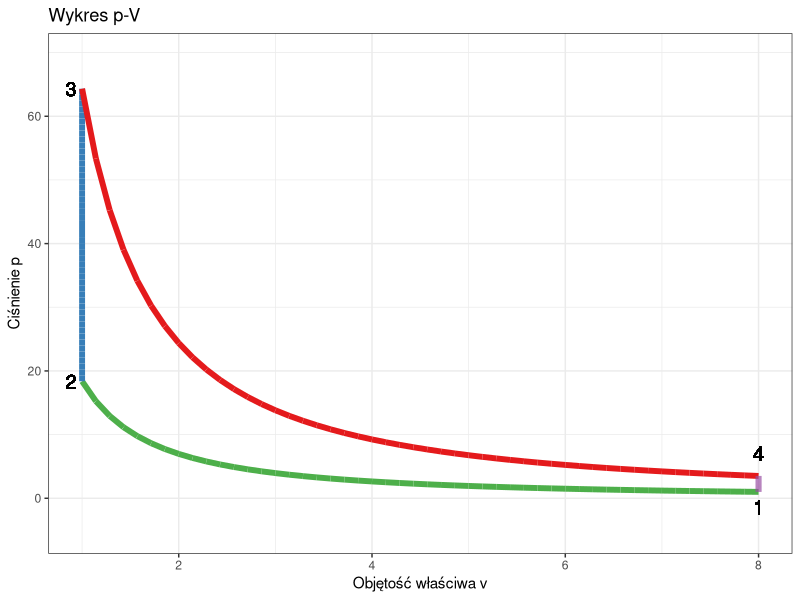
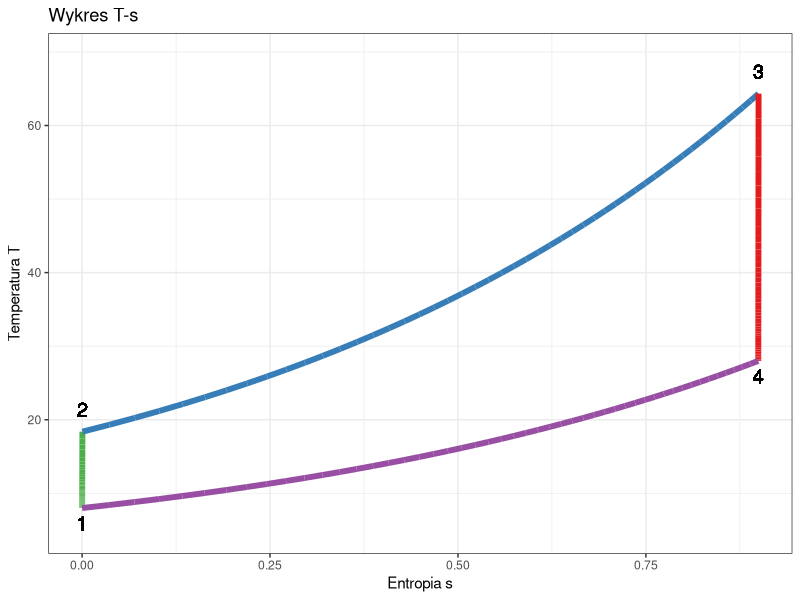
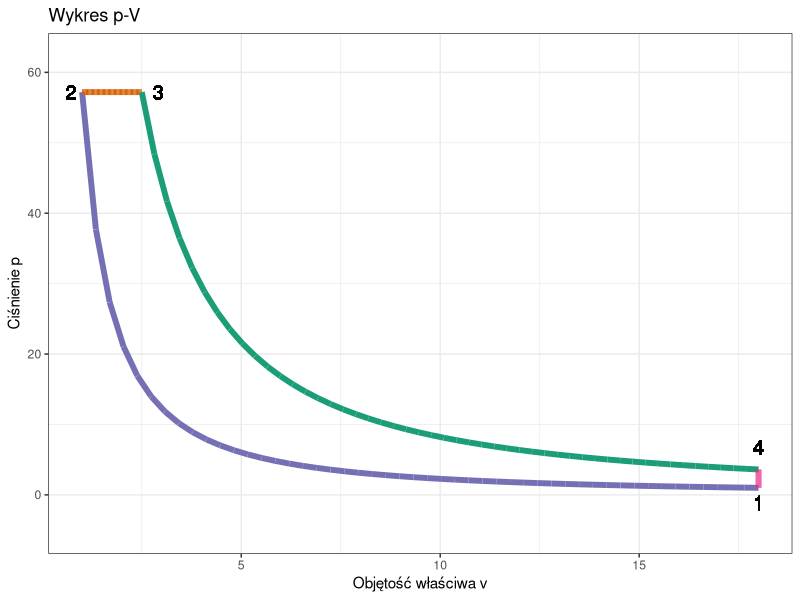
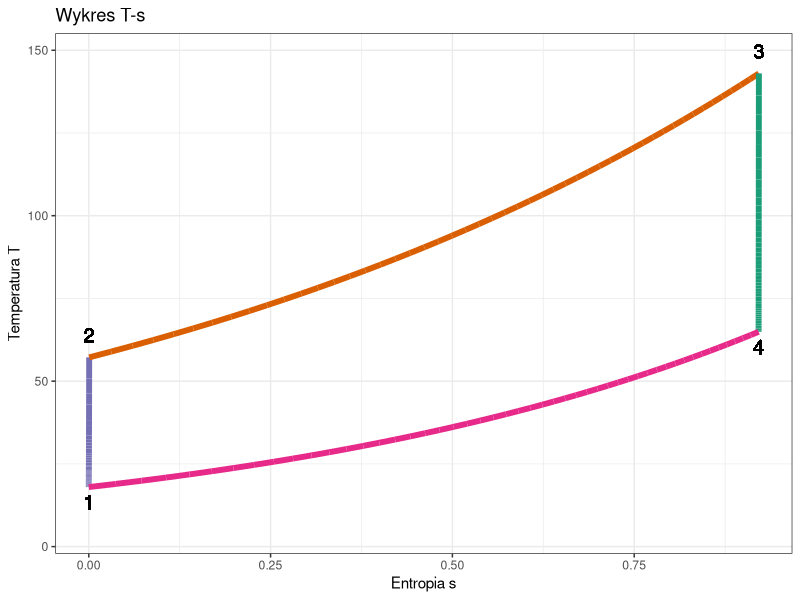
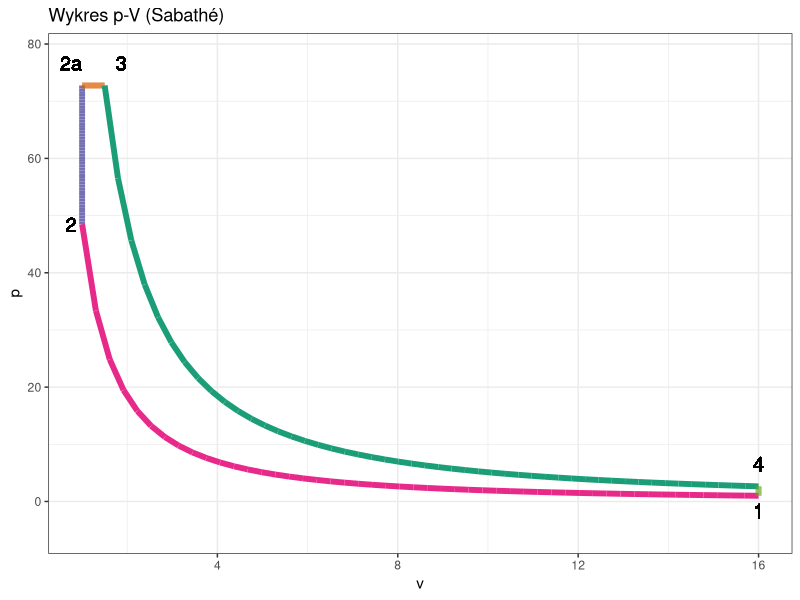
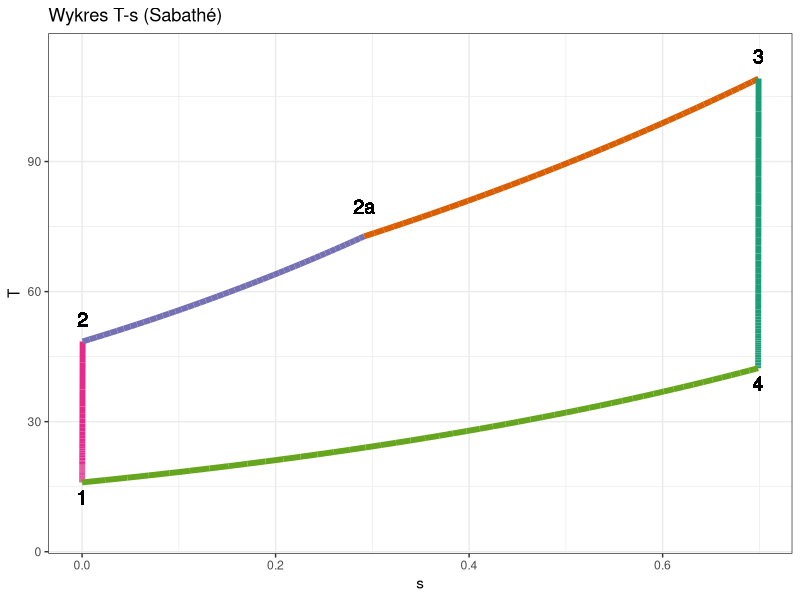
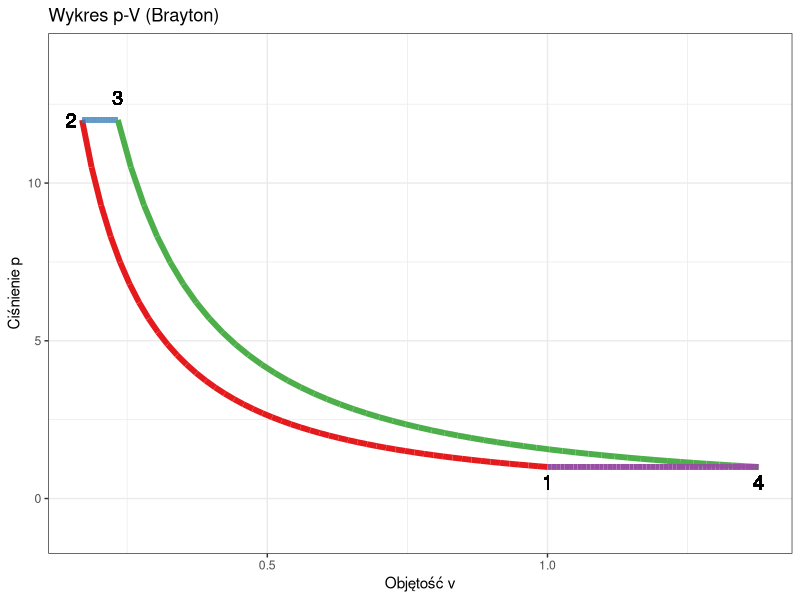
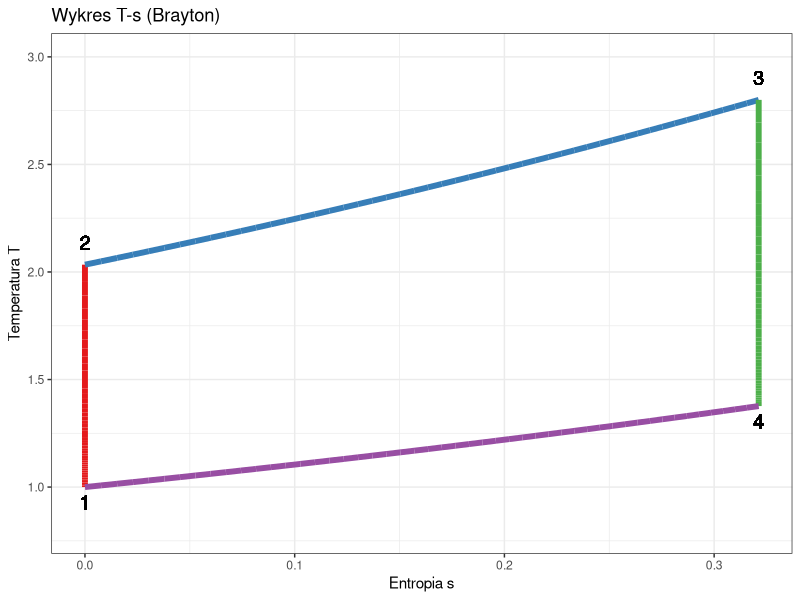

Write the R code that produced these figures, in order.
## ---- chunk 1
#| echo: false
#| warning: false
#| message: false
library(ggplot2)
theme_set(theme_minimal(base_size = 18))
## ---- chunk 2
#| label: otto
#| echo: false
#| layout-ncol: 2
#| fig-width: 6
#| fig-height: 5
#| warning: false
#| message: false

library(ggplot2)

# 1. PARAMETRY
k <- 1.4
v_min <- 1; v_max <- 8  # Stopień sprężania epsilon = 8
epsilon <- v_max / v_min
cv <- 0.718 # kJ/kgK (powietrze)
R_ind <- 0.287 # kJ/kgK

# Funkcje pomocnicze
calc_T <- function(p, v) { p * v } # Proporcjonalne do T (T = pv/R)
calc_s <- function(T, v) { cv * log(T) + R_ind * log(v) }

# 2. OBLICZENIA PUNKTÓW
# Pkt 1 (Start)
p1 <- 1; v1 <- v_max
T1 <- calc_T(p1, v1)
s1 <- calc_s(T1, v1)

# Pkt 2 (Po sprężaniu adiabatycznym 1-2)
# p1*v1^k = p2*v2^k
v2 <- v_min
p2 <- p1 * (v1/v2)^k
T2 <- calc_T(p2, v2)
s2 <- calc_s(T2, v2)

# Pkt 3 (Po spalaniu izochorycznym 2-3) "Eksplozja"
v3 <- v2
lambda <- 3.5 # Stopień wzrostu ciśnienia
p3 <- p2 * lambda
T3 <- calc_T(p3, v3)
s3 <- calc_s(T3, v3)

# Pkt 4 (Po rozprężaniu adiabatycznym 3-4)
# p3*v3^k = p4*v4^k
v4 <- v1
p4 <- p3 * (v3/v4)^k
T4 <- calc_T(p4, v4)
s4 <- calc_s(T4, v4)

# 3. GENEROWANIE KRZYWYCH
n_points <- 50

# 1-2 Adiabata
v_12 <- seq(v1, v2, length.out=n_points)
p_12 <- p1 * (v1/v_12)^k
T_12 <- calc_T(p_12, v_12)
s_12 <- calc_s(T_12, v_12)

# 2-3 Izochora
v_23 <- rep(v2, n_points)
p_23 <- seq(p2, p3, length.out=n_points)
T_23 <- calc_T(p_23, v_23)
s_23 <- calc_s(T_23, v_23)

# 3-4 Adiabata
v_34 <- seq(v3, v4, length.out=n_points)
p_34 <- p3 * (v3/v_34)^k
T_34 <- calc_T(p_34, v_34)
s_34 <- calc_s(T_34, v_34)

# 4-1 Izochora
v_41 <- rep(v4, n_points)
p_41 <- seq(p4, p1, length.out=n_points)
T_41 <- calc_T(p_41, v_41)
s_41 <- calc_s(T_41, v_41)

df <- data.frame(
  v = c(v_12, v_23, v_34, v_41),
  p = c(p_12, p_23, p_34, p_41),
  T = c(T_12, T_23, T_34, T_41),
  s = c(s_12, s_23, s_34, s_41),
  etap = rep(c("Sprężanie (s=const)", "Spalanie (v=const)", "Praca (s=const)", "Wydech (v=const)"), each=n_points)
)
df$s <- df$s - min(df$s) # Normalizacja entropii do 0

# 4. WYKRESY
p_pv <- ggplot(df, aes(x=v, y=p, group=1)) +
  geom_path(aes(color=etap), size=2) +
  geom_text(aes(x=v1, y=p1, label="1"), vjust=1.5, size=5) +
  geom_text(aes(x=v2, y=p2, label="2"), hjust=1.5, size=5) +
  geom_text(aes(x=v3, y=p3, label="3"), hjust=1.5, size=5) +
  geom_text(aes(x=v4, y=p4, label="4"), vjust=-1, size=5) +
  labs(title="Wykres p-V", x="Objętość właściwa v", y="Ciśnienie p") +
  theme_bw() + theme(legend.position = "none") +
  ylim(c(-5,p3+5)) +
  scale_color_brewer(palette="Set1")

p_ts <- ggplot(df, aes(x=s, y=T, group=1)) +
  geom_path(aes(color=etap), size=2) +
  geom_text(aes(x=df$s[1], y=T1, label="1"), vjust=1.5, size=5) +
  geom_text(aes(x=df$s[n_points], y=T2, label="2"), vjust=-1, size=5) +
  geom_text(aes(x=df$s[2*n_points], y=T3, label="3"), vjust=-1, size=5) +
  geom_text(aes(x=df$s[3*n_points], y=T4, label="4"), vjust=1.5, size=5) +
  labs(title="Wykres T-s", x="Entropia s", y="Temperatura T") +
  theme_bw() + theme(legend.position = "none") +
  ylim(c(5,T3+5)) +
  scale_color_brewer(palette="Set1")

p_pv
p_ts
## ---- chunk 3
#| label: diesel
#| echo: false
#| layout-ncol: 2
#| fig-width: 6
#| fig-height: 5
#| warning: false
#| message: false

# 1. PARAMETRY
k <- 1.4
v_min <- 1; v_max <- 18  # Wyższy stopień sprężania
epsilon <- v_max / v_min
cv <- 0.718; R_ind <- 0.287

# Funkcje pomocnicze
calc_T <- function(p, v) { p * v } 
calc_s <- function(T, v) { cv * log(T) + R_ind * log(v) }

# 2. OBLICZENIA PUNKTÓW
n_points <- 50

# Pkt 1 (Start)
p1 <- 1; v1 <- v_max
T1 <- calc_T(p1, v1)
s1 <- calc_s(T1, v1)

# Pkt 2 (Po sprężaniu adiabatycznym 1-2)
v2 <- v_min
p2 <- p1 * (v1/v2)^k
T2 <- calc_T(p2, v2)
s2 <- calc_s(T2, v2)

# Pkt 3 (Po spalaniu IZOBARYCZNYM 2-3)
# p3 = p2
p3 <- p2
# Stopień obciążenia np. 2
rho <- 2.5 
v3 <- v_min * rho 
T3 <- calc_T(p3, v3) # T rośnie bo v rośnie przy stałym p
s3 <- calc_s(T3, v3)

# Pkt 4 (Po rozprężaniu adiabatycznym 3-4)
# p3*v3^k = p4*v4^k
v4 <- v1 # Powrót do objętości max
p4 <- p3 * (v3/v4)^k
T4 <- calc_T(p4, v4)
s4 <- calc_s(T4, v4)

# 3. GENEROWANIE KRZYWYCH

# 1-2 Adiabata
v_12 <- seq(v1, v2, length.out=n_points)
p_12 <- p1 * (v1/v_12)^k
T_12 <- calc_T(p_12, v_12)
s_12 <- calc_s(T_12, v_12)

# 2-3 IZOBARA (p=const)
v_23 <- seq(v2, v3, length.out=n_points)
p_23 <- rep(p2, n_points)
T_23 <- calc_T(p_23, v_23)
s_23 <- calc_s(T_23, v_23)

# 3-4 Adiabata
v_34 <- seq(v3, v4, length.out=n_points)
p_34 <- p3 * (v3/v_34)^k
T_34 <- calc_T(p_34, v_34)
s_34 <- calc_s(T_34, v_34)

# 4-1 Izochora
v_41 <- rep(v4, n_points)
p_41 <- seq(p4, p1, length.out=n_points)
T_41 <- calc_T(p_41, v_41)
s_41 <- calc_s(T_41, v_41)

df_diesel <- data.frame(
  v = c(v_12, v_23, v_34, v_41),
  p = c(p_12, p_23, p_34, p_41),
  T = c(T_12, T_23, T_34, T_41),
  s = c(s_12, s_23, s_34, s_41),
  etap = rep(c("Sprężanie (s=const)", "Spalanie (p=const)", "Praca (s=const)", "Wydech (v=const)"), each=n_points)
)
df_diesel$s <- df_diesel$s - min(df_diesel$s)

# 4. WYKRESY
p_pv_d <- ggplot(df_diesel, aes(x=v, y=p, group=1)) +
  geom_path(aes(color=etap), size=2) +
  geom_text(aes(x=v1, y=p1, label="1"), vjust=1.5, size=5) +
  geom_text(aes(x=v2, y=p2, label="2"), hjust=1.5, size=5) +
  geom_text(aes(x=v3, y=p3, label="3"), hjust=-1, size=5) +
  geom_text(aes(x=v4, y=p4, label="4"), vjust=-1, size=5) +
  labs(title="Wykres p-V", x="Objętość właściwa v", y="Ciśnienie p") +
  theme_bw() + theme(legend.position = "none") +
  ylim(c(-5,p3+5)) +
  scale_color_brewer(palette="Dark2")

p_ts_d <- ggplot(df_diesel, aes(x=s, y=T, group=1)) +
  geom_path(aes(color=etap), size=2) +
  geom_text(aes(x=df_diesel$s[1], y=T1, label="1"), vjust=1.5, size=5) +
  geom_text(aes(x=df_diesel$s[n_points], y=T2, label="2"), vjust=-1, size=5) +
  geom_text(aes(x=df_diesel$s[2*n_points], y=T3, label="3"), vjust=-1, size=5) +
  geom_text(aes(x=df_diesel$s[3*n_points], y=T4, label="4"), vjust=1.5, size=5) +
  labs(title="Wykres T-s", x="Entropia s", y="Temperatura T") +
  theme_bw() + theme(legend.position = "none") +
  ylim(c(5,T3+5)) + 
  scale_color_brewer(palette="Dark2")

p_pv_d
p_ts_d
## ---- chunk 4
#| label: sabathe
#| echo: false
#| layout-ncol: 2
#| fig-width: 6
#| fig-height: 5
#| warning: false
#| message: false

# 1. PARAMETRY
k <- 1.4
v_min <- 1; v_max <- 16
epsilon <- v_max / v_min
cv <- 0.718; R_ind <- 0.287

# Funkcje pomocnicze
calc_T <- function(p, v) { p * v }
calc_s <- function(T, v) { cv * log(T) + R_ind * log(v) }

# 2. OBLICZENIA PUNKTÓW
n_points <- 50

# Pkt 1 (Start)
p1 <- 1; v1 <- v_max
T1 <- calc_T(p1, v1)
s1 <- calc_s(T1, v1)

# Pkt 2 (Po sprężaniu adiabatycznym 1-2)
v2 <- v_min
p2 <- p1 * (v1/v2)^k
T2 <- calc_T(p2, v2)
s2 <- calc_s(T2, v2)

# Pkt 2a (Po spalaniu IZOCHORYCZNYM 2-2a)
# Alfa - stopień wzrostu ciśnienia
alfa <- 1.5 
v2a <- v2
p2a <- p2 * alfa
T2a <- calc_T(p2a, v2a)
s2a <- calc_s(T2a, v2a)

# Pkt 3 (Po spalaniu IZOBARYCZNYM 2a-3)
# Rho - stopień obciążenia (wzrostu objętości)
rho <- 1.5
p3 <- p2a
v3 <- v2a * rho
T3 <- calc_T(p3, v3)
s3 <- calc_s(T3, v3)

# Pkt 4 (Po rozprężaniu adiabatycznym 3-4)
# p3*v3^k = p4*v4^k
v4 <- v1
p4 <- p3 * (v3/v4)^k
T4 <- calc_T(p4, v4)
s4 <- calc_s(T4, v4)

# 3. GENEROWANIE KRZYWYCH

# 1-2 Adiabata
v_12 <- seq(v1, v2, length.out=n_points)
p_12 <- p1 * (v1/v_12)^k
T_12 <- calc_T(p_12, v_12)
s_12 <- calc_s(T_12, v_12)

# 2-2a Izochora
v_2to2a <- rep(v2, n_points)
p_2to2a <- seq(p2, p2a, length.out=n_points)
T_2to2a <- calc_T(p_2to2a, v_2to2a)
s_2to2a <- calc_s(T_2to2a, v_2to2a)

# 2a-3 Izobara
v_2ato3 <- seq(v2a, v3, length.out=n_points)
p_2ato3 <- rep(p2a, n_points)
T_2ato3 <- calc_T(p_2ato3, v_2ato3)
s_2ato3 <- calc_s(T_2ato3, v_2ato3)

# 3-4 Adiabata
v_34 <- seq(v3, v4, length.out=n_points)
p_34 <- p3 * (v3/v_34)^k
T_34 <- calc_T(p_34, v_34)
s_34 <- calc_s(T_34, v_34)

# 4-1 Izochora
v_41 <- rep(v4, n_points)
p_41 <- seq(p4, p1, length.out=n_points)
T_41 <- calc_T(p_41, v_41)
s_41 <- calc_s(T_41, v_41)

df_sab <- data.frame(
  v = c(v_12, v_2to2a, v_2ato3, v_34, v_41),
  p = c(p_12, p_2to2a, p_2ato3, p_34, p_41),
  T = c(T_12, T_2to2a, T_2ato3, T_34, T_41),
  s = c(s_12, s_2to2a, s_2ato3, s_34, s_41),
  etap = rep(c("Sprężanie (s=C)", "Spalanie (v=C)", "Spalanie (p=C)", "Praca (s=C)", "Wydech (v=C)"), each=n_points)
)
df_sab$s <- df_sab$s - min(df_sab$s)

# 4. WYKRESY
p_pv_s <- ggplot(df_sab, aes(x=v, y=p, group=1)) +
  geom_path(aes(color=etap), size=2) +
  geom_text(aes(x=v1, y=p1, label="1"), vjust=1.5, size=5) +
  geom_text(aes(x=v2, y=p2, label="2"), hjust=1.5, size=5) +
  geom_text(aes(x=v2a, y=p2a, label="2a"), vjust=-1, hjust=1, size=5) +
  geom_text(aes(x=v3, y=p3, label="3"), vjust=-1, hjust=-1, size=5) +
  geom_text(aes(x=v4, y=p4, label="4"), vjust=-1, size=5) +
  labs(title="Wykres p-V (Sabathé)", x="v", y="p") +
  theme_bw() + theme(legend.position = "none") +
  ylim(c(-5,p3+5)) +
  scale_color_brewer(palette="Dark2")

p_ts_s <- ggplot(df_sab, aes(x=s, y=T, group=1)) +
  geom_path(aes(color=etap), size=2) +
  geom_text(aes(x=df_sab$s[1], y=T1, label="1"), vjust=1.5, size=5) +
  geom_text(aes(x=df_sab$s[n_points], y=T2, label="2"), vjust=-1, size=5) +
   # 2a is at end of second segment (index 2*50)
  geom_text(aes(x=df_sab$s[2*n_points], y=T2a, label="2a"), vjust=-1.5, size=5) +
  geom_text(aes(x=df_sab$s[3*n_points], y=T3, label="3"), vjust=-1, size=5) +
  geom_text(aes(x=df_sab$s[4*n_points], y=T4, label="4"), vjust=1.5, size=5) +
  labs(title="Wykres T-s (Sabathé)", x="s", y="T") +
  theme_bw() + theme(legend.position = "none") +
  ylim(c(5,T3+5)) + 
  scale_color_brewer(palette="Dark2")

p_pv_s
p_ts_s
## ---- chunk 5
#| label: brayton
#| echo: false
#| layout-ncol: 2
#| fig-width: 6
#| fig-height: 5
#| warning: false
#| message: false

# 1. PARAMETRY
k <- 1.4
p_min <- 1; p_max <- 12 # Spręż pi = 12
pi_comp <- p_max / p_min
cv <- 0.718; R_ind <- 0.287; cp <- 1.005

# Funkcje pomocnicze
calc_T <- function(p, v) { p * v }
calc_s <- function(T, v) { cp * log(T) - R_ind * log(p) } # Wzór dla procesów p=const/s=const

# 2. OBLICZENIA PUNKTÓW
n_points <- 50

# Pkt 1 (Start - Wlot do sprężarki)
p1 <- p_min; v1 <- 1
T1 <- calc_T(p1, v1)
# Referencja entropii w pkt 1 dla uproszczenia
s1 <- 0 

# Pkt 2 (Po sprężaniu adiabatycznym 1-2)
# s2 = s1
p2 <- p_max
# Dla adiabaty: T2/T1 = (p2/p1)^((k-1)/k)
T2 <- T1 * (pi_comp)^((k-1)/k)
v2 <- T2 / p2  # z równania stanu (uproszczone R=1 w calc_T ale tutaj zachowujemy proporcje)
s2 <- s1

# Pkt 3 (Po spalaniu IZOBARYCZNYM 2-3)
# p3 = p2
p3 <- p2
# Temperatura rośnie np. 2.5 razy (zależy od ilości paliwa)
tau <- 2.8 
T3 <- T1 * tau 
v3 <- T3 / p3
s3 <- cp * log(T3/T2) - R_ind * log(p3/p2) + s2 # p3=p2 więc log(1)=0

# Pkt 4 (Po rozprężaniu adiabatycznym 3-4)
# s4 = s3, p4 = p1
p4 <- p1
T4 <- T3 * (p4/p3)^((k-1)/k)
v4 <- T4 / p4
s4 <- s3

# 3. GENEROWANIE KRZYWYCH

# 1-2 Adiabata (s=const) => p*v^k = const
v_12 <- seq(v1, v2, length.out=n_points)
p_12 <- p1 * (v1/v_12)^k
T_12 <- p_12 * v_12
s_12 <- rep(s1, n_points)

# 2-3 Izobara (p=const)
v_23 <- seq(v2, v3, length.out=n_points)
p_23 <- rep(p2, n_points)
T_23 <- p_23 * v_23
s_23 <- cp * log(T_23/T2) + s2

# 3-4 Adiabata (s=const)
v_34 <- seq(v3, v4, length.out=n_points)
p_34 <- p3 * (v3/v_34)^k
T_34 <- p_34 * v_34
s_34 <- rep(s3, n_points)

# 4-1 Izobara (p=const) - teoretyczne chłodzenie
v_41 <- seq(v4, v1, length.out=n_points)
p_41 <- rep(p1, n_points)
T_41 <- p_41 * v_41
s_41 <- cp * log(T_41/T4) + s3 # Powrót do s1

df_br <- data.frame(
  v = c(v_12, v_23, v_34, v_41),
  p = c(p_12, p_23, p_34, p_41),
  T = c(T_12, T_23, T_34, T_41),
  s = c(s_12, s_23, s_34, s_41),
  etap = rep(c("1-2 Sprężanie (s=C)", "2-3 Spalanie (p=C)", "3-4 Praca (s=C)", "4-1 Chłodzenie (p=C)"), each=n_points)
)

# 4. WYKRESY
p_pv_b <- ggplot(df_br, aes(x=v, y=p, group=1)) +
  geom_path(aes(color=etap), size=2) +
  geom_text(aes(x=v1, y=p1, label="1"), vjust=1.5, size=5) +
  geom_text(aes(x=v2, y=p2, label="2"), hjust=1.5, size=5) +
  geom_text(aes(x=v3, y=p3, label="3"), vjust=-1, size=5) +
  geom_text(aes(x=v4, y=p4, label="4"), vjust=1.5, size=5) +
  labs(title="Wykres p-V (Brayton)", x="Objętość v", y="Ciśnienie p") +
  theme_bw() + theme(legend.position = "none") +
  ylim(c(-1, p2+2)) +
  scale_color_brewer(palette="Set1")

p_ts_b <- ggplot(df_br, aes(x=s, y=T, group=1)) +
  geom_path(aes(color=etap), size=2) +
  geom_text(aes(x=s1, y=T1, label="1"), vjust=1.5, size=5) +
  geom_text(aes(x=s2, y=T2, label="2"), vjust=-1, size=5) +
  geom_text(aes(x=s3, y=T3, label="3"), vjust=-1, size=5) +
  geom_text(aes(x=s4, y=T4, label="4"), vjust=1.5, size=5) +
  labs(title="Wykres T-s (Brayton)", x="Entropia s", y="Temperatura T") +
  theme_bw() + theme(legend.position = "none") +
  ylim(c(T1-.2, T3+.2)) +
  scale_color_brewer(palette="Set1")

p_pv_b
p_ts_b
